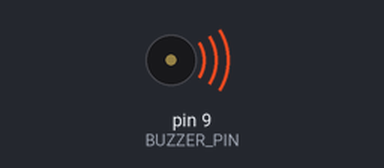
This sketch was run on a simulated Arduino Uno, built with avr-gcc and run on an emulated ATmega328P. Parts: buzzer (waves = sounding).

Above: at 0.12 s.
At 2.88 s:
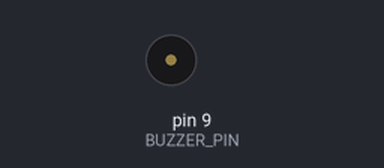
Timing chart, 0 to 3.2 s (numbered marks = the images above):
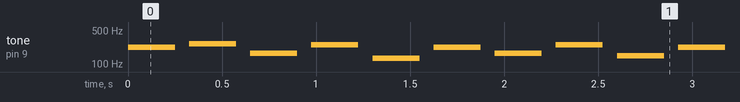

The sketch:

karateka.ino
```cpp
// (licence header left out)
#include "pitches.h"

#define BUZZER_PIN 9

// notes in the melody:
int melody[] = {
  NOTE_A3,NOTE_C4,NOTE_E3,NOTE_B3,
  NOTE_C3,NOTE_A3,NOTE_E3,NOTE_B3,
  NOTE_D3,NOTE_A3,NOTE_B3,NOTE_F4,
  NOTE_E3,NOTE_GS3,NOTE_B3,NOTE_D4,
  NOTE_CS3,NOTE_CS4,NOTE_GS3,NOTE_B3,
  NOTE_FS3,NOTE_A3,NOTE_D3,NOTE_FS4,
  NOTE_E3,NOTE_A3,NOTE_B3,NOTE_E4,
  NOTE_E3,NOTE_GS3,NOTE_E4,NOTE_D4,
  NOTE_CS4,NOTE_A3,NOTE_D4,NOTE_B3,
  NOTE_E4,NOTE_CS4,NOTE_A3,NOTE_E3,
  NOTE_CS3,NOTE_F3,NOTE_A3,NOTE_CS4,
  NOTE_B3,NOTE_GS3,NOTE_F3,NOTE_B2,
  NOTE_A2,NOTE_CS3,NOTE_FS3,NOTE_A3,
  NOTE_D3,NOTE_FS3,NOTE_B3,NOTE_D4,
  NOTE_E3,NOTE_A3,NOTE_D4,NOTE_CS4,
  NOTE_E3,NOTE_GS3,NOTE_C4,NOTE_B3
};

// note durations: 4 = quarter note, 8 = eighth note, etc.:
int durations[] = {
  4,4,4,4,
  4,4,4,4,
  4,4,4,4,
  4,4,4,4,
  4,4,4,4,
  4,4,4,4,
  4,4,4,4,
  4,4,4,4,
  4,4,4,4,
  4,4,4,4,
  4,4,4,4,
  4,4,4,4,
  4,4,4,4,
  4,4,4,4,
  4,4,4,4,
  4,4,4,4
};

void setup()
{
  pinMode(BUZZER_PIN, OUTPUT);
}

void loop()
{
  int size = sizeof(durations) / sizeof(int);

  for (int note = 0; note < size; note++) {
    //to calculate the note duration, take one second divided by the note type.
    //e.g. quarter note = 1000 / 4, eighth note = 1000/8, etc.
    int duration = 1000 / durations[note];
    tone(BUZZER_PIN, melody[note], duration);

    //to distinguish the notes, set a minimum time between them.
    //the note's duration + 30% seems to work well:
    int pauseBetweenNotes = duration * 1.30;
    delay(pauseBetweenNotes);

    //stop the tone playing:
    noTone(BUZZER_PIN);
  }
}
```

Measured:
- by itself, tone on pin 9 (BUZZER_PIN): plays 220 Hz for 0.25 s, 262 Hz for 0.25 s, 165 Hz for 0.25 s, 247 Hz for 0.25 s, 131 Hz for 0.25 s, 220 Hz for 0.25 s … (400 notes in this stretch)
